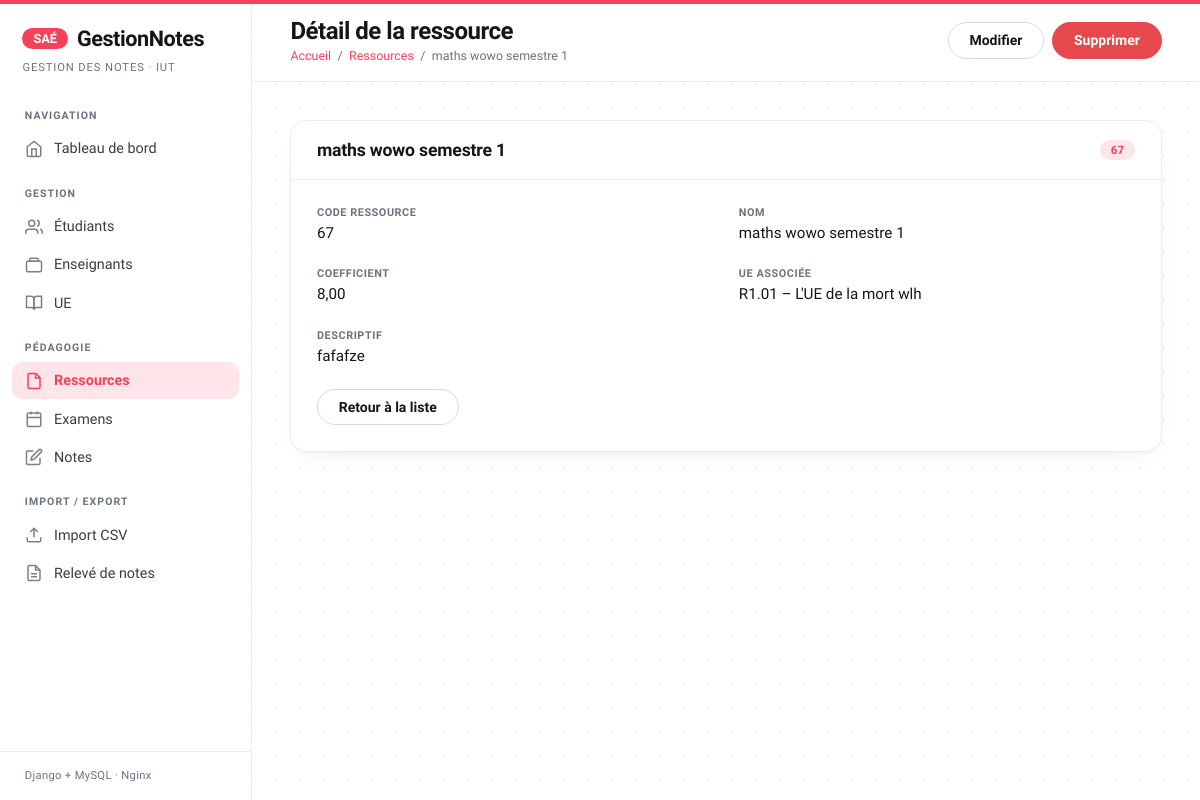
The page /ressources/67/ on the database its author committed.
### notes_app/models.py (models this page shows, shortened)
class Ressource(models.Model):
    code_ressource = models.CharField(
        max_length=20,
        primary_key=True,
        verbose_name="Code ressource"
    )
    nom = models.CharField(max_length=200, verbose_name="Nom")
    descriptif = models.TextField(blank=True, verbose_name="Descriptif")
    coefficient = models.DecimalField(
        max_digits=4,
        decimal_places=2,
        default=1.0,
        verbose_name="Coefficient"
    )
    ue = models.ForeignKey(
        UE,
        on_delete=models.CASCADE,
        related_name='ressources',
        verbose_name="UE associée"
    )
    class Meta:
        db_table = 'ressources'
        verbose_name = "Ressource"
        verbose_name_plural = "Ressources"
        ordering = ['ue', 'code_ressource']

class UE(models.Model):
    SEMESTRES = [
        ('S1', 'Semestre 1'),
        ('S2', 'Semestre 2'),
        ('S3', 'Semestre 3'),
        ('S4', 'Semestre 4'),
        ('S5', 'Semestre 5'),
        ('S6', 'Semestre 6'),
    ]
    code_ue = models.CharField(
        max_length=20,
        primary_key=True,
        verbose_name="Code UE"
    )
    nom = models.CharField(max_length=200, verbose_name="Nom de l'UE")
    semestre = models.CharField(
        max_length=2,
        choices=SEMESTRES,
        verbose_name="Semestre"
    )
    credits_ects = models.PositiveSmallIntegerField(
        verbose_name="Crédits ECTS",
        validators=[MinValueValidator(1), MaxValueValidator(30)]
    )
    class Meta:
        db_table = 'ue'
        verbose_name = "UE"
        verbose_name_plural = "UE"
        ordering = ['semestre', 'code_ue']
    def __str__(self):
        return f"{self.code_ue} – {self.nom}"

### notes_app/views.py (the view)
def ressource_detail(request, pk):
    ressource = get_object_or_404(Ressource, pk=pk)
    return render(request, 'notes_app/ressource_detail.html', {
        'ressource': ressource,
        'titre_page': f'Ressource – {ressource.nom}',
    })

### notes_app/templates/notes_app/ressource_detail.html (shortened to what this page needs)
{% extends 'notes_app/base.html' %}
{% block titre_page %}Détail de la ressource{% endblock %}
{% block breadcrumb %}
  <span>/</span> <a href="{% url 'ressource_liste' %}">Ressources</a>
  <span>/</span> <span>{{ ressource.nom }}</span>
{% endblock %}
{% block topbar_actions %}
<a href="{% url 'ressource_update' ressource.pk %}" class="btn btn-outline">Modifier</a>
<a href="{% url 'ressource_delete' ressource.pk %}" class="btn btn-danger">Supprimer</a>
{% endblock %}
{% block content %}
<div class="card">
  <div class="card-header">
    <h2 class="card-title">{{ ressource.nom }}</h2>
    <span class="badge badge-bleu">{{ ressource.code_ressource }}</span>
  </div>
  <div class="card-body">
    <div class="detail-grid">
      <div class="detail-item">
        <label>Code ressource</label>
        <p>{{ ressource.code_ressource }}</p>
      </div>
      <div class="detail-item">
        <label>Nom</label>
        <p>{{ ressource.nom }}</p>
      </div>
      <div class="detail-item">
        <label>Coefficient</label>
        <p>{{ ressource.coefficient }}</p>
      </div>
      <div class="detail-item">
        <label>UE associée</label>
        <p>{{ ressource.ue }}</p>
      </div>
      <div class="detail-item" style="grid-column:1 / -1">
        <label>Descriptif</label>
        <p>{{ ressource.descriptif }}</p>
      </div>
    </div>
    <div style="margin-top:1.5rem">
      <a href="{% url 'ressource_liste' %}" class="btn btn-outline">Retour à la liste</a>
    </div>
  </div>
</div>
{% endblock %}

### notes_app/templates/notes_app/base.html (style rules this page uses)
*, *::before, *::after { box-sizing: border-box; margin: 0; padding: 0; }
:root { --bleu: #f5425a; --bleu-clair:#ff5e72; --bleu-pale: #ffe5e9; --vert: #15a05a; --vert-pale: #e6f6ee; --rouge: #e5484d; --rouge-pale:#fdeaea; --orange: #d9890b; --orange-pale:#fcf0d8; --gris-1: #f6f7f9; --gris-2: #ebedf1; --gris-3: #d6dae1; --gris-5: #6b7280; --gris-7: #383d47; --gris-9: #14161b; --sidebar-w: 252px; --radius: 10px; --radius-lg: 16px; --radius-pill: 999px; --font: 'Hanken Grotesk', system-ui, sans-serif; --font-display: 'Sora', system-ui, sans-serif; --font-mono: 'DM Mono', ui-monospace, monospace; }
body { font-family: var(--font); background-color: #ffffff; background-image: radial-gradient(rgba(17,19,24,.06) 1px, transparent 1px); background-size: 24px 24px; color: var(--gris-9); display: flex; min-height: 100vh; -webkit-font-smoothing: antialiased; }
body::before { content: ''; position: fixed; top: 0; left: 0; right: 0; height: 4px; background: var(--bleu); z-index: 200; }
.topbar-breadcrumb a { color: var(--bleu); text-decoration: none; }
.card { background: #ffffff; border: 1px solid var(--gris-2); border-radius: var(--radius-lg); overflow: hidden; box-shadow: 0 1px 3px rgba(17,19,24,.04), 0 12px 28px -18px rgba(17,19,24,.12); }
.card-header { padding: 1.2rem 1.6rem; border-bottom: 1px solid var(--gris-2); display: flex; align-items: center; justify-content: space-between; gap: 1rem; }
.card-title { font-family: var(--font-display); font-size: 1.1rem; font-weight: 700; letter-spacing: -.01em; color: var(--gris-9); }
.card-body { padding: 1.6rem; }
.badge { display: inline-block; padding: 3px 11px; border-radius: var(--radius-pill); font-size: .72rem; font-weight: 600; }
.badge-bleu { background: var(--bleu-pale); color: var(--bleu); }
.btn { display: inline-flex; align-items: center; gap: .45rem; padding: .58rem 1.3rem; border-radius: var(--radius-pill); font-family: var(--font); font-size: .875rem; font-weight: 600; cursor: pointer; text-decoration: none; border: 1px solid transparent; transition: transform .12s, background .15s, border-color .15s, box-shadow .15s, color .15s; }
.btn-outline { background: #fff; color: var(--gris-9); border-color: var(--gris-3); }
.btn-danger { background: var(--rouge); color: #fff; border-color: var(--rouge); }
label { display: block; font-size: .72rem; font-weight: 600; letter-spacing: .05em; text-transform: uppercase; color: var(--gris-7); margin-bottom: .45rem; }
.detail-grid { display: grid; grid-template-columns: 1fr 1fr; gap: 1.6rem; }
.detail-item label { font-size: .68rem; color: var(--gris-5); font-weight: 600; text-transform: uppercase; letter-spacing: .05em; margin-bottom: .3rem; }
.detail-item p { color: var(--gris-9); font-size: .95rem; }
.content .card, .content .stat-card, .content .alert { animation: riseIn .5s cubic-bezier(.2,.7,.2,1) both; }

### rows shown on the page
Ressource: nom "maths wowo semestre 1", code_ressource "67", coefficient "8,00", ue "R1.01 – L'UE de la mort wlh", descriptif "fafafze"
